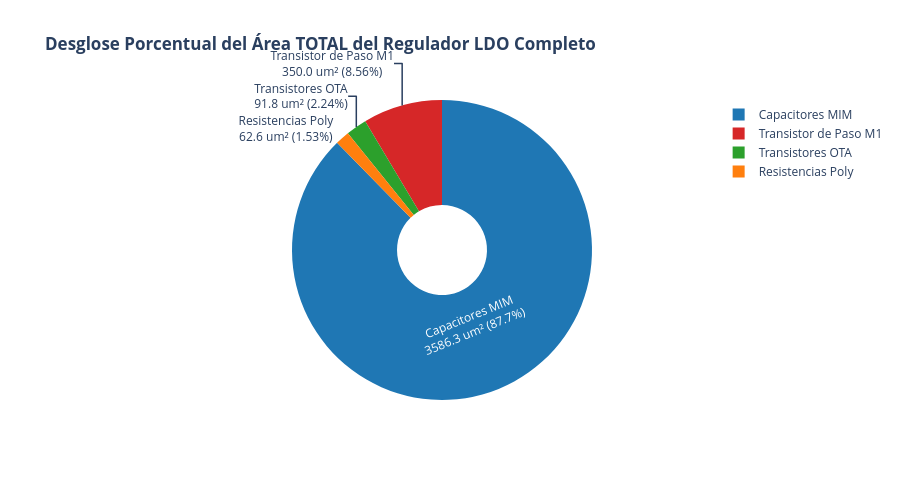

The code cell stored with this chart in its notebook:
### Code cell
# ==============================================================================
# ENCABEZADO: Cálculo del ÁREA TOTAL de Todo el Regulador LDO (Sky130)
# DESCRIPCIÓN: Escanea /headless/.xschem/simulations/LDO.spice para sumar el área
#              de TODOS los componentes: Transistor de Paso M1, Resistencias de
#              Realimentación, Capacitores de Compensación y el Amplificador OTA.
# ==============================================================================

import re
import pandas as pd
import numpy as np
import plotly.graph_objects as go

spice_file = os.path.join(sim_dir, "LDO.spice")
if not os.path.exists(spice_file):
    spice_file = os.path.join(xschem_dir, "LDO.spice")

with open(spice_file, 'r') as f:
    spice_content = f.read()

# Parsear subcircuitos LDO y OTA en el netlist
subckts = re.findall(r'\.subckt\s+(\w+).*?\n(.*?)\n\.ends', spice_content, re.DOTALL)

comp_list = []

for sub_name, sub_body in subckts:
    instances = re.findall(r'^\s*(X\w+|C\w+|R\w+)\s+(.*?)$', sub_body, re.MULTILINE)
    for name, params in instances:
        if name.startswith('p') or 'ipin' in params or 'opin' in params:
            continue
        clean_name = name[1:] if name.startswith('X') else name
        if clean_name.lower() in ('1', 'x1', 'ota'):
            continue
            
        w_m = re.search(r'\bW=([\d\.]+)', params, re.IGNORECASE)
        l_m = re.search(r'\bL=([\d\.]+)', params, re.IGNORECASE)
        nf_m = re.search(r'\bnf=([\d\.]+)', params, re.IGNORECASE)
        
        w = float(w_m.group(1)) if w_m else 1.0
        l = float(l_m.group(1)) if l_m else 0.5
        nf = int(nf_m.group(1)) if nf_m else 1
        
        m_matches = re.findall(r'\b(?:mult|m|MF)=([\d\.]+)', params, re.IGNORECASE)
        mult = float(m_matches[-1]) if m_matches else 1.0
        
        if clean_name.startswith('M1') or 'pfet_01v8_lvt' in params:
            tipo = 'Transistor Pass (PMOS LVT)'
        elif 'res' in params or clean_name.startswith('R'):
            tipo = 'Resistencia Poly'
        elif 'cap' in params or clean_name.startswith('C'):
            tipo = 'Capacitor MIM'
        else:
            tipo = 'Transistor MOS (Amplificador)'
            
        area_wl = w * l * mult
        comp_list.append({
            'Bloque': sub_name,
            'Componente': f'{sub_name}.{clean_name}',
            'Tipo': tipo,
            'W [um]': w,
            'L [um]': l,
            'nf': nf,
            'mult / MF': mult,
            'Área W×L [um²]': round(area_wl, 2)
        })

df_area_ldo = pd.DataFrame(comp_list)

area_pass = df_area_ldo[df_area_ldo['Tipo'] == 'Transistor Pass (PMOS LVT)']['Área W×L [um²]'].sum()
area_ota_mos = df_area_ldo[df_area_ldo['Tipo'] == 'Transistor MOS (Amplificador)']['Área W×L [um²]'].sum()
area_res_tot = df_area_ldo[df_area_ldo['Tipo'] == 'Resistencia Poly']['Área W×L [um²]'].sum()
area_cap_tot = df_area_ldo[df_area_ldo['Tipo'] == 'Capacitor MIM']['Área W×L [um²]'].sum()

area_total_bruta = area_pass + area_ota_mos + area_res_tot + area_cap_tot
factor_overhead = 1.25  # Overhead 25% por interconexiones, contactos y guardrings
area_total_layout = area_total_bruta * factor_overhead

print("=== TABLA DETALLADA DE COMPONENTES DEL REGULADOR LDO COMPLETO ===")
display(df_area_ldo)

print("\n=== RESUMEN GLOBAL DEL ÁREA TOTAL DE TODO EL LDO ===")
print(f"• Transistor de Paso M1 (PMOS LVT): {area_pass:8.2f} um²  ({(area_pass/area_total_bruta*100) if area_total_bruta else 0:5.1f}%)")
print(f"• Transistores MOS Amplificador:     {area_ota_mos:8.2f} um²  ({(area_ota_mos/area_total_bruta*100) if area_total_bruta else 0:5.1f}%)")
print(f"• Resistencias Poly (Realimentación):{area_res_tot:8.2f} um²  ({(area_res_tot/area_total_bruta*100) if area_total_bruta else 0:5.1f}%)")
print(f"• Capacitores MIM (Compensación):   {area_cap_tot:8.2f} um²  ({(area_cap_tot/area_total_bruta*100) if area_total_bruta else 0:5.1f}%)")
print(f"------------------------------------------------------------------")
print(f"• ÁREA TOTAL BRUTA DEL LDO (W×L):   {area_total_bruta:8.2f} um²")
print(f"• ÁREA TOTAL ESTIMADA LAYOUT (1.25x):{area_total_layout:8.2f} um²  ({area_total_layout/1e6:.6f} mm²)")
print(f"• Dimensión Cuadrada Est. Layout:   {np.sqrt(area_total_layout):.1f} um x {np.sqrt(area_total_layout):.1f} um")

pie_labels = ['Capacitores MIM', 'Transistor de Paso M1', 'Transistores OTA', 'Resistencias Poly']
pie_values = [area_cap_tot, area_pass, area_ota_mos, area_res_tot]

fig_pie = go.Figure(data=[go.Pie(
    labels=pie_labels,
    values=pie_values,
    hole=.3,
    marker_colors=['#1f77b4', '#d62728', '#2ca02c', '#ff7f0e'],
    textinfo='label+percent+value',
    texttemplate='%{label}<br>%{value:.1f} um² (%{percent})'
)])

fig_pie.update_layout(
    title_text="<b>Desglose Porcentual del Área TOTAL del Regulador LDO Completo</b>",
    template="plotly_white",
    height=480
)
fig_pie.show()

### Figure 1 — Plotly figure (JSON) as saved in the notebook; plotly's stock layout.template omitted (floating-point values rounded to 4 significant figures)
{"data": [{"hole": 0.3, "labels": ["Capacitores MIM", "Transistor de Paso M1", "Transistores OTA", "Resistencias Poly"], "marker": {"colors": ["#1f77b4", "#d62728", "#2ca02c", "#ff7f0e"]}, "textinfo": "label+percent+value", "texttemplate": "%{label}<br>%{value:.1f} um² (%{percent})", "type": "pie", "values": [3586.0, 350, 91.75, 62.65]}], "layout": {"height": 480, "title": {"text": "<b>Desglose Porcentual del Área TOTAL del Regulador LDO Completo</b>"}}}
